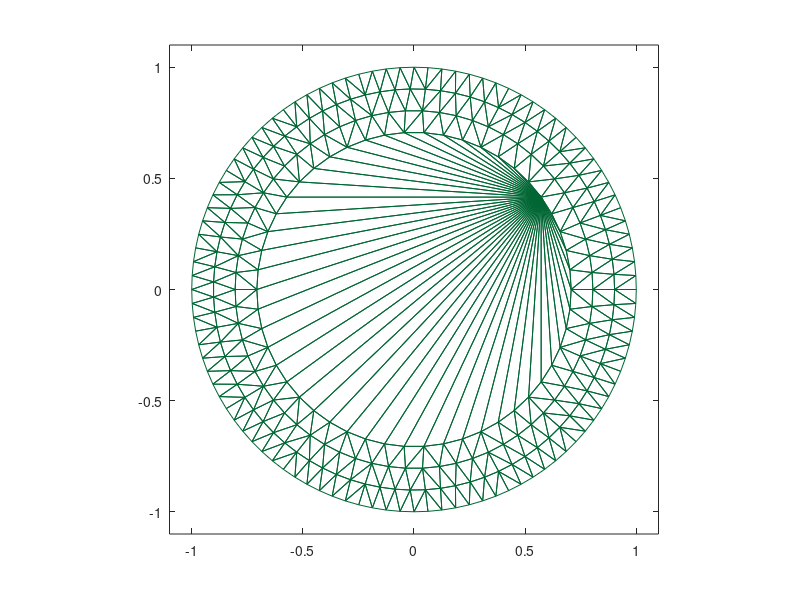
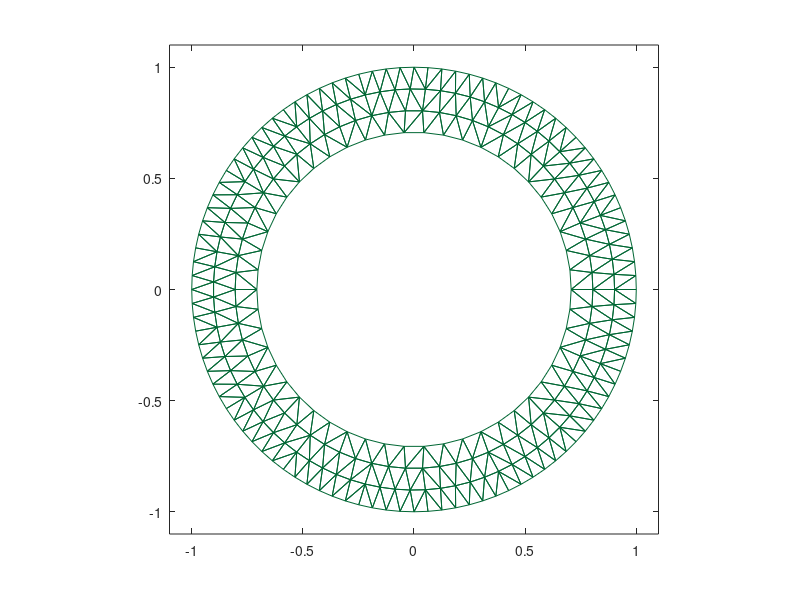

MATLAB code for these plots, in order:
f='fn';              %%% cambiar las funciones
g='g5';
fineza=50;              %%% Número de puntos sobre el círculo. 
nc=2;


t=linspace(0,1,fineza+1);
x=[];
y=[];

%Nodos frontera.

t=t(1:fineza);

cx1=sqrt(0.5)*cos(2*pi*t);
cy1=sqrt(0.5)*sin(2*pi*t);
t=linspace(0,1,2*fineza+1);
t=t(1:2*fineza);
cx4=cos(2*pi*t);
cy4=sin(2*pi*t);
nf=[cx1,cx4;cy1,cy4]';

%nodos interiores
for i = 1 : nc
    cambio=floor(fineza*(1+i/(nc+1)));
	t=linspace(0,1,cambio+1);
	t=t(1:cambio);
 	cxi=((sqrt(0.5)+(1-sqrt(0.5))*i/(nc+1)))*cos(2*pi*t);
	cyi=((sqrt(0.5)+(1-sqrt(0.5))*i/(nc+1)))*sin(2*pi*t);
	x=[x,cxi];
	y=[y,cyi];
end
ni=[x;y]';	
x=[x,cx1,cx4]';
y=[y,cy1,cy4]';

%triangulación.
tri=delaunay(x,y);
[m,n]=size(tri);

indices=ones(m,1);
for k=1:m
    centro_x=(x(tri(k,1))+x(tri(k,2))+x(tri(k,3)))/3;
    centro_y=(y(tri(k,1))+y(tri(k,2))+y(tri(k,3)))/3;
     r2=  centro_x^2 + centro_y^2;
     if r2<0.5 || r2>1 
         indices(k)=0;
     end
end
mm=sum(indices);
tri2=zeros(mm,3);
cont=0;
for k=1:m
   if indices(k)==1
       cont=cont+1;
       tri2(cont,:)=tri(k,:);
   end
end
figure(1)
triplot(tri,x,y,'Color',[0,0.4,0.2])
axis equal
axis([-1.1 1.1 -1.1 1.1])
figure(2)
triplot(tri2,x,y,'Color',[0,0.4,0.2])
axis equal
axis([-1.1 1.1 -1.1 1.1])